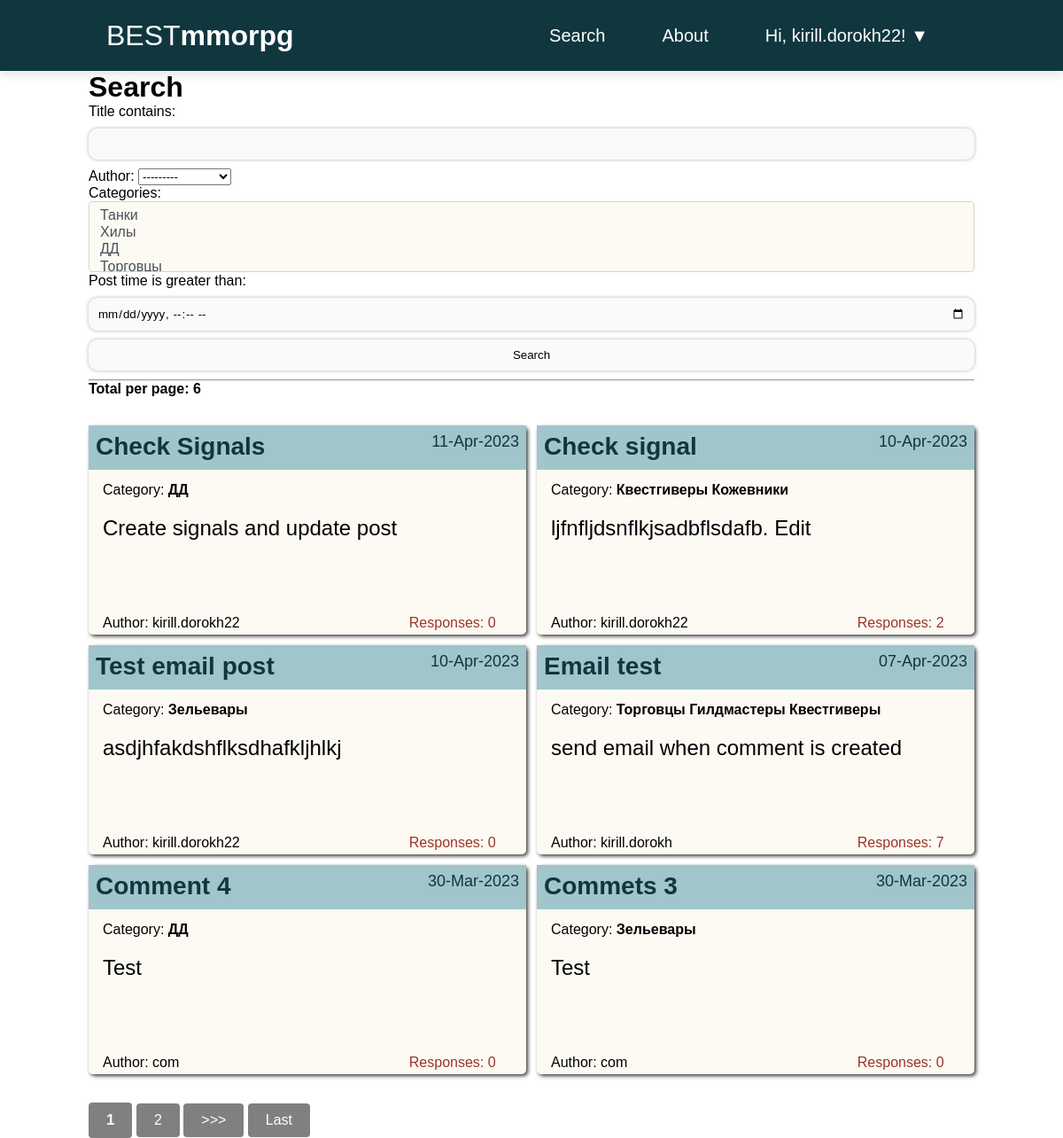
Page /search/ (signed in) on the earlier database version.
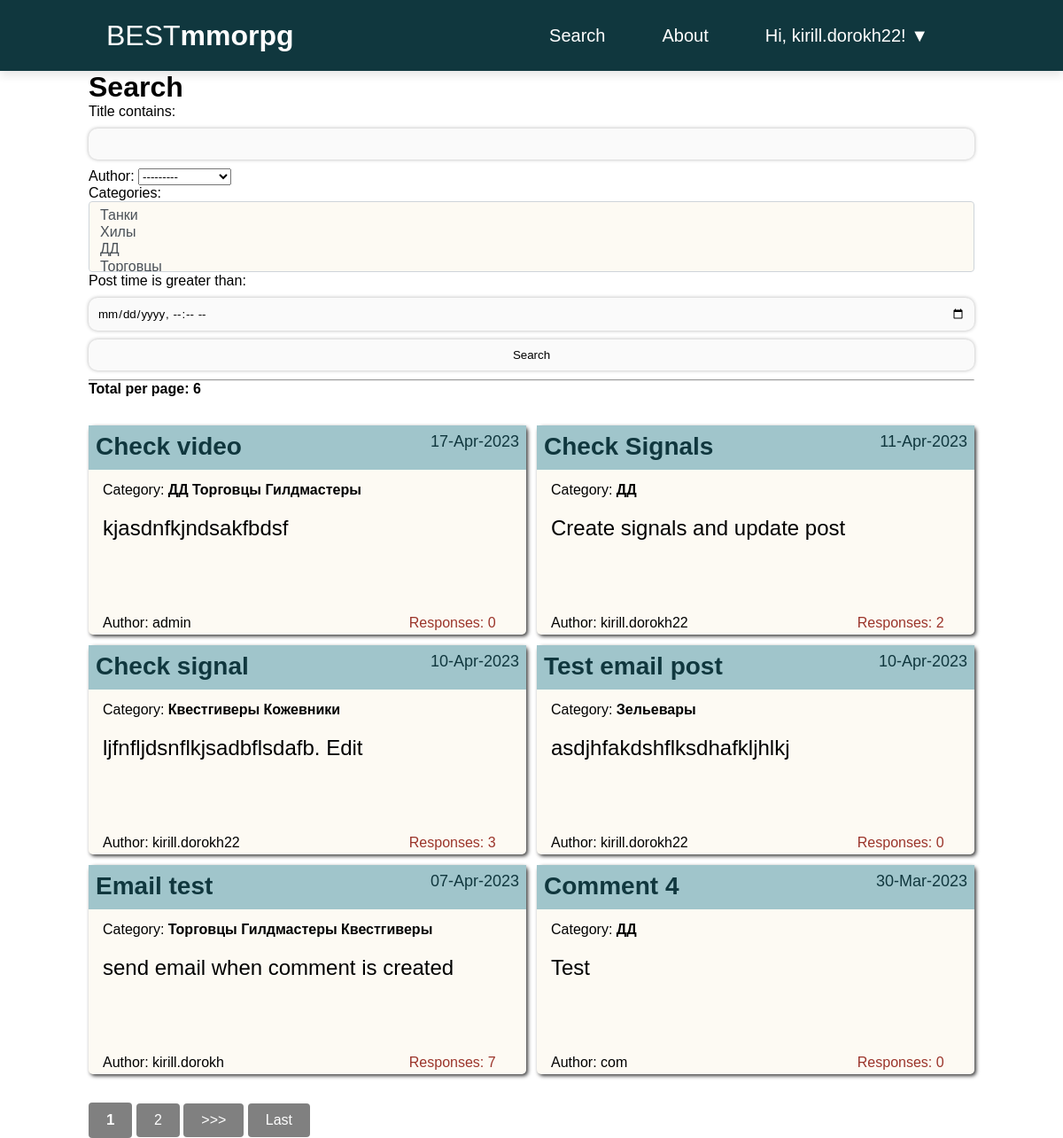
Same page on the later database version.
### posts/models.py (models this page shows, shortened)
class Post(models.Model):
    author = models.ForeignKey(CustomUser, on_delete=models.CASCADE)
    title = models.CharField(max_length=255)
    body = models.TextField()
    post_time = models.DateTimeField(auto_now_add=True)
    category = models.ManyToManyField(Category)
    def get_absolute_url(self):
        return reverse('post_detail', args=[str(self.id)])

class Category(models.Model):
    name = models.CharField(max_length=255, unique=True)
    def __str__(self):
        return self.name

### accounts/models.py (models this page shows)
class CustomUser(AbstractUser):
    def get_absolute_url(self):
        return reverse('profile', args=[str(self.id)])

### posts/views.py (the view)
# urls.py: path('search/', PostSearchList.as_view(), name='search'),
class PostSearchList(LoginRequiredMixin, ListView):
    model = Post
    ordering = '-post_time'
    context_object_name = 'posts'
    template_name = 'posts/search.html'
    paginate_by = 6
    def get_queryset(self):
        queryset = super().get_queryset()
        self.filterset = PostFilter(self.request.GET, queryset)
        return self.filterset.qs
    def get_context_data(self, **kwargs):
        context = super().get_context_data(**kwargs)
        context['filterset'] = self.filterset
        return context

### posts/templatetags/custom_filters.py (called while the page is built)
@register.filter
def hide_forbidden(value):
    words = value.split()
    result = []
    forbidden_words = ['fuck', 'fucked', 'fucking', 'nigger', 'niggers', 'whore', 'whores', 'slut', 'sluts',
                       'bitch', 'freak', 'douchebag', 'faggot', 'homo', 'prick', 'dick', 'cunt', 'pussy']
    for word in words:
        if word in forbidden_words:
            result.append(word[0] + "*"*(len(word)-2) + word[-1])
        else:
            result.append(word)
    return " ".join(result)

### posts/templatetags/custom_tags.py (called while the page is built)
@register.simple_tag(takes_context=True)
def url_replace(context, **kwargs):
    d = context['request'].GET.copy()
    for k, v in kwargs.items():
        d[k] = v
    return d.urlencode()        # кодируем параметры в формат, который может быть указан в строке браузера

### templates/posts/search.html (shortened to what this page needs)
{% extends 'base.html' %}
{% load custom_filters %}
{% load custom_tags %}
{% block content %}
    <h1>Search</h1>
    <form action="" method="get">
         {{filterset.form.as_p}}
        <input type="submit" value="Search"/>
    </form>
    <hr>
    <h4>Total per page: {{ posts|length }} </h4>
    {% if posts %}
        <div class="posts">
            {% for post in posts %}
                <a href="{{ post.get_absolute_url }}">
                    <div class="post-entry">
                        <h2 class="post-title">{{ post.title | hide_forbidden}}</h2>
                        <div class="post-time"><p>{{ post.post_time | date:'d-M-Y'}}</p></div>
                        <p class="post-category">Category: <span>{% for category in post.category.all %} {{ category }}{% endfor %}</span></p>
                        {% with truncated_body=post.body|striptags|safe|truncatechars:50 %}
                            <div class="post-text"><p>{{ truncated_body }}</p></div>
                        {% endwith %}
                        <p class="post-author">Аuthor: {{ post.author }}</p>
                        <div class="post-footer">
                            <p>Responses: {{ post.comments.count }}</p>
                        </div>
                    </div>
                </a>
            {% endfor %}
        </div>
        <div class="pagin">
        {% if is_paginated %}
            {% for num in page_obj.paginator.page_range %}
                {% if page_obj.number == num %}
                    <a class="button"><span>{{ num }}</span></a>
                {% elif num > page_obj.number|add:'-2' and num < page_obj.number|add:'2' %}
                    <a class="button" href="?{% url_replace page=num %}">{{ num }}</a>
                {% endif %}
            {% endfor %}
            {% if page_obj.has_next %}
                <a class="button" href="?{% url_replace page=page_obj.next_page_number  %}">>>></a>
                <a class="button" href="?{% url_replace page=page_obj.paginator.num_pages %}">Last</a>
            {% endif %}
        {% endif %}
        </div>
    {% else %}
        <h3>No Tasks</h3>
    {% endif %}
{% endblock content %}

Differences in the rows shown:
no longer on this page (row unchanged): Post: title|hide_forbidden "Commets 3", post_time "30-Mar-2023", body "Test", author "com", comments.count "0", Category (name "Зельевары")
added Post: title|hide_forbidden "Check video", post_time "17-Apr-2023", body "kjasdnfkjndsakfbdsf", author "admin", comments.count "0", Category (name "ДД"), Category (name "Торговцы"), Category (name "Гилдмастеры")
computed for Post "Check Signals": comments.count "0" → "2"
computed for Post "Check signal": comments.count "2" → "3"
